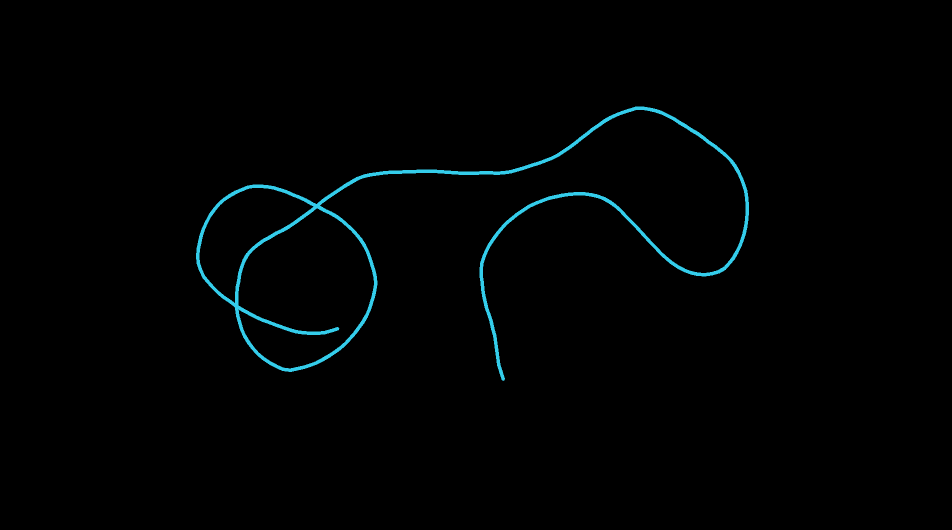
#> input picture src/utils/scripts/test/cable_uncertainty/img_mask_2024-08-04-16-09-08_trace.png, 1904 x 1060 px, given in place of parallel-20240730-152135.png, which was not available (shown at 1/2 size)
$ jupyter execute --allow-errors test_trace_uncertainty_all_endpoints.ipynb
#> lines starting #> are read from the running program, lines starting #| are printed output that depends on the picture
[cell 1]
from PIL import Image
import numpy as np
import matplotlib.pyplot as plt
import torch

# im_frame2 = Image.open('/home/justinyu/multicable-decluttering/decluttering/scripts/test/cable_only_img_depth_pairs/intensity_image2024-06-29T18:00:38.984569.png')
# im_frame2 = Image.open("/home/justinyu/vsumedh/data/raw_images/parallel-20240711-124446.png")
# im_frame2 = Image.open("/home/justinyu/vsumedh/data/raw_images/parallel-20240730-151034.png")
im_frame2 = Image.open("/home/justinyu/vsumedh/data/raw_images/parallel-20240730-152135.png")
#> im_frame2 is the input picture: PIL image 1904x1060 RGBA; mean R, G, B, A 0.6, 2.5, 2.9, 255

np_frame2 = np.array(im_frame2)

# remove alpha channel
# np_frame2 = np_frame2[0:650, :, :3]
# tt_frame2 = torch.tensor(np_frame2).to(torch.uint8)
plt.imshow(np_frame2)
np_frame2.shape
np_frame2.dtype

[cell 2]
print(np_frame2.shape)
#| (1060, 1904, 4)
np_frame2 = np_frame2[:, 0:1800,:]
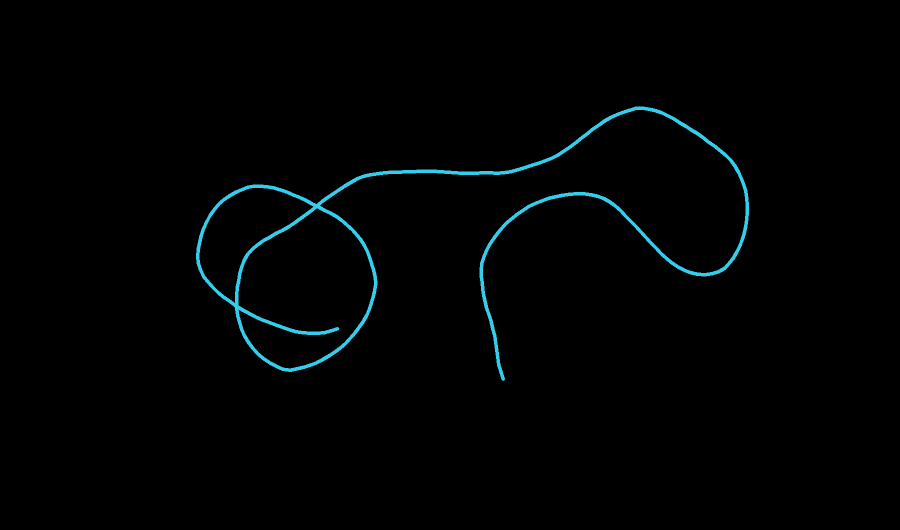
#> np_frame2: shape (1060, 1800, 4) (shown at 1/2 size); mean R, G, B, A 0.7, 2.7, 3.1, 255

[cell 3]
img = np_frame2
from decluttering.data.detectron2_repo import analysis as loop_detectron
import numpy as np
import time

def get_endpoints(img):
    # model not used, already specified in loop_detectron
    # self.img = self.iface.take_image()
    endpoint_start = time.time()
    endpoint_boxes, out_viz = loop_detectron.predict(img, thresh=0.99, endpoints=True)
    endpoint_end = time.time()
    print("Endpoint detection took {} seconds".format(endpoint_end - endpoint_start))
    plt.clf()
    plt.imshow(out_viz)
    plt.title("Endpoints detected")
    plt.show()
    plt.imsave("/home/justinyu/multicable-decluttering/misc_images/endpoints_detected.png", out_viz)
    print(out_viz.shape)
    # show_img()

    endpoints = []
    for i, box in enumerate(endpoint_boxes):
        xmin, ymin, xmax, ymax = box
        x = (xmin + xmax)/2
        y = (ymin + ymax)/2

        # [9 lines of commented-out code are left out]
        endpoints.append([y, x])
    endpoints = np.array(endpoints).astype(np.int32)
    print(endpoints)
    # # (n,2,2) (num endpoints, (head point, neck point), (x,y))
    # endpoints = np.array([e for e in endpoints if self.img.depth._data[e[0][0], e[0][1]] > 0])
    # self.logger.debug("Found {} true endpoints after filtering for depth".format(len(endpoints)))

    plt.clf()
    plt.figure(figsize=(15,18))
    plt.title("Endpoint detections visualization")
    plt.imshow(img)
    if len(endpoints) > 0:
        plt.scatter(endpoints[:, 1], endpoints[:, 0])
    plt.show()
    # [7 lines of commented-out code are left out]
    return endpoints

print(img.shape)
#| (1060, 1800, 4)

$ run again, on src/utils/scripts/test/cable_uncertainty/img_mask_2024-08-05-12-05-16_trace.png
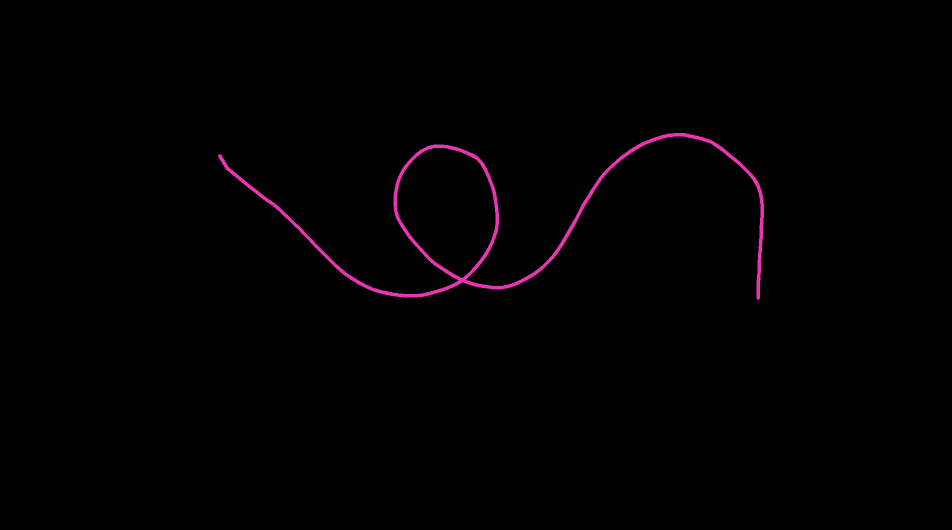
#> input picture src/utils/scripts/test/cable_uncertainty/img_mask_2024-08-05-12-05-16_trace.png, 1904 x 1060 px, given in place of parallel-20240730-152135.png, which was not available (shown at 1/2 size)
#> im_frame2 is the input picture: PIL image 1904x1060 RGBA; mean R, G, B, A 1.9, 0.4, 1.4, 255
#| (1060, 1904, 4)
#> `np_frame2 = np_frame2[:, 0:1800,:]`:
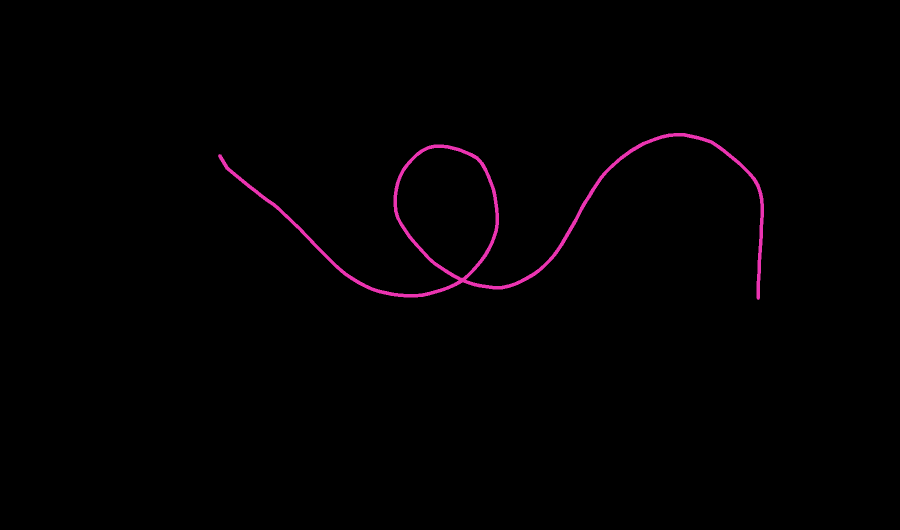
#> np_frame2: shape (1060, 1800, 4) (shown at 1/2 size); mean R, G, B, A 2, 0.4, 1.5, 255
#| (1060, 1800, 4)
